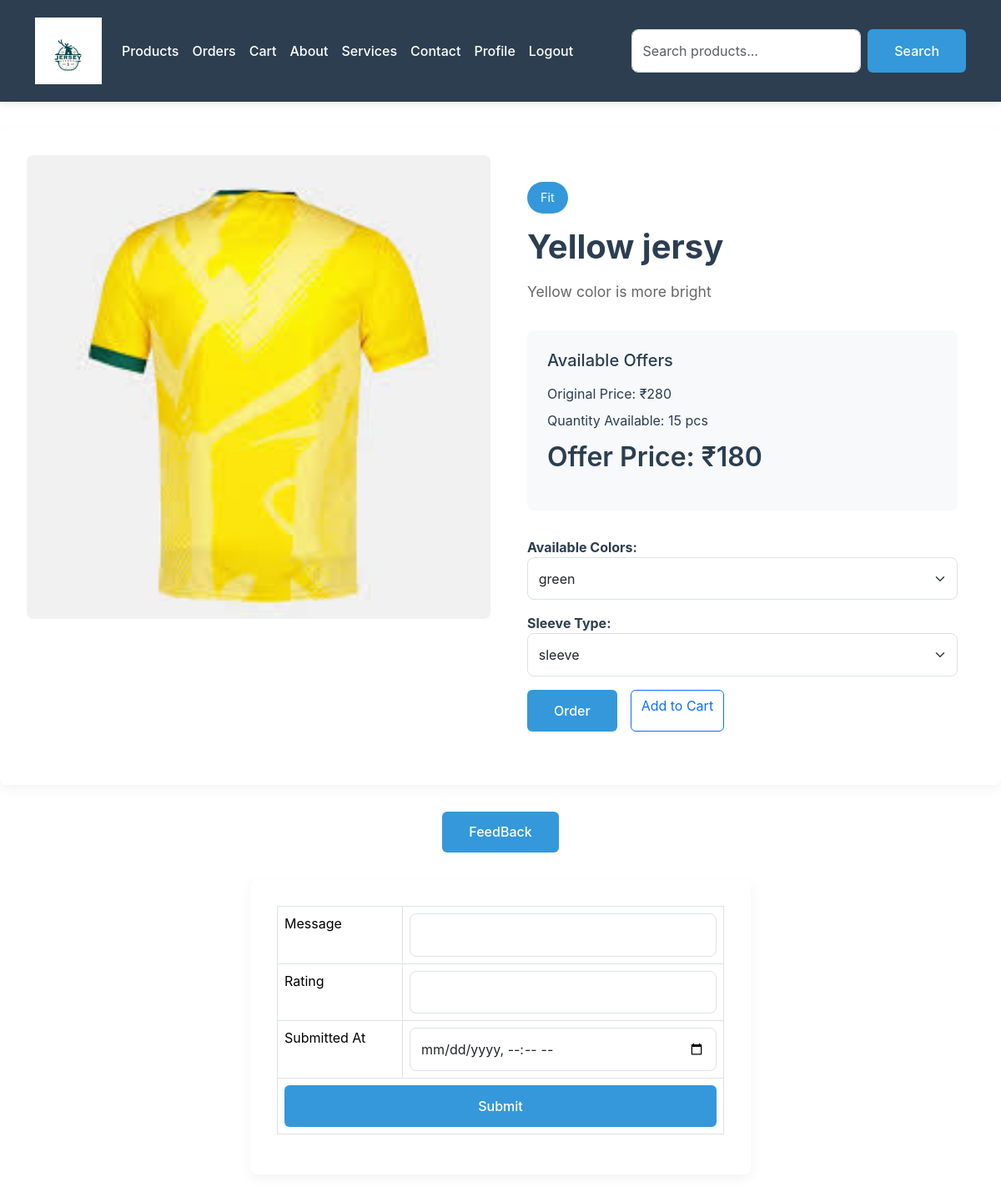
/prodetails/3, run on the app's committed database.
### app/models.py (models this page shows, shortened)
class Product(models.Model):
    shop = models.ForeignKey(Shopreg,on_delete=models.CASCADE)
    name = models.TextField()
    discription = models.TextField()
    price = models.IntegerField()
    category = models.ForeignKey(Category, on_delete=models.CASCADE)
    quantity = models.TextField()
    offerprice = models.IntegerField()
    image = models.FileField()

class Category(models.Model):
    name = models.TextField(unique=True)
    def __str__(self):
        return self.name

class ProductImage(models.Model):
    product = models.ForeignKey(Product, on_delete=models.CASCADE, related_name="images")
    color = models.CharField(max_length=50)
    sleeve_type = models.CharField(max_length=50)  # Added sleeve type
    image = models.FileField(upload_to="product_images/")

### app/views.py (the view, shortened to what this page needs)
# urls.py: path('prodetails/<int:id>',views.prodetails,name='prodetails'),
def prodetails(req, id):
    try:
        data = Product.objects.get(pk=id)
        product_images = [
            {"color": img.color, "sleeve_type": img.sleeve_type, "image": img.image.url}
            for img in data.images.all()
        ]
        print(product_images)
        colors = list(set([img["color"] for img in product_images]))
        sleeve_options = list(set([img["sleeve_type"] for img in product_images]))
        return render(req, 'user/prodetails.html', {
            'data': data,
            'colors': colors,
            'sleeve_options': sleeve_options,
            'product_images': product_images  # Pass as a proper JSON object
        })
    except Product.DoesNotExist:
        messages.error(req, "Product not found.")
        return redirect(userviewproduct)

### template/user/prodetails.html (shortened to what this page needs)
<!DOCTYPE html>
<html lang="en">
<head>
  <link href="https://cdn.jsdelivr.net/npm/bootstrap@5.3.3/dist/css/bootstrap.min.css" rel="stylesheet">
</head>
<body>
  <nav class="navbar navbar-expand-lg navbar-dark sticky-top">
    <div class="container">
      <a href="../userhome" class="navbar-brand">
        <img src="../static/attachment_117648875.jpg" alt="Fresh Cuts" width="80">
      </a>
      <div class="collapse navbar-collapse" id="mynavbar">
        <ul class="navbar-nav me-auto">
          <li class="nav-item"><a class="nav-link" href="../userviewproduct">Products</a></li>
          <li class="nav-item"><a class="nav-link" href="../orderdetails">Orders</a></li>
          <li class="nav-item"><a class="nav-link" href="../user_view_cart">Cart</a></li>
          <li class="nav-item"><a class="nav-link" href="../aboutus">About</a></li>
          <li class="nav-item"><a class="nav-link" href="../service">Services</a></li>
          <li class="nav-item"><a class="nav-link" href="../bookinghistory">Contact</a></li>
          <li class="nav-item"><a class="nav-link" href="../profile">Profile</a></li>
          <li class="nav-item"><a class="nav-link" href="../logout">Logout</a></li>
        </ul>
        <form class="d-flex" method="get" action="{% url 'product_search' %}">
          <input class="form-control me-2" type="text" name="query" placeholder="Search products...">
          <button class="btn btn-primary" type="submit">Search</button>
        </form>
      </div>
    </div>
  </nav>
  <div class="product-container">
    <div class="row">
      <div class="col-lg-6">
        <img id="productImage" src="{{ data.image.url }}" alt="{{ data.name }}" class="product-image">
    </div>
        <div class="col-lg-6 product-details">
            <span class="category-badge">{{data.category}}</span>
            <h1 class="product-title">{{data.name}}</h1>
            <p class="product-description">{{data.discription}}</p>
            <div class="offer-section">
              <h5 class="mb-3">Available Offers</h5>
              <p class="mb-2">Original Price: ₹{{data.price}}</p>
              <p class="mb-2">Quantity Available: {{data.quantity}} pcs</p>
              <div class="price-tag">Offer Price: ₹{{data.offerprice}}</div>
          </div>
          <div class="mb-3">
            <strong>Available Colors:</strong>
            <select id="selectedColor" class="form-select">
                {% for color in colors %}
                    <option value="{{ color }}">{{ color }}</option>
                {% endfor %}
            </select>
        </div>
        <div class="mb-3">
          <strong>Sleeve Type:</strong>
          <select id="selectedSleeve" class="form-select">
              {% for option in sleeve_options %}
                  <option value="{{ option }}">{{ option }}</option>
              {% endfor %}
          </select>
      </div>
          <div class="action-buttons">
              <a id="buyNowLink" href="../buynow1/{{data.pk}}" class="btn btn-primary">Order</a>
              <a id="addToCartLink" href="../addtocart/{{ data.pk }}" class="btn btn-outline-primary">Add to Cart</a>
          </div>
        </div>
    </div>
</div>
  <div class="text-center mb-4">
    <button class="btn btn-primary" onclick="toggleFeedbackForm()">FeedBack</button>
  </div>
  <div class="container feedback-form">
    <form action="" method="post" enctype="multipart/form-data">
      <table class="table table-bordered">
        <tr>
          <td><label for="message">Message</label></td>
          <td><input type="text" class="form-control" name="message" id="message" required></td>
        </tr>
        <tr>
          <td><label for="rating">Rating</label></td>
          <td><input type="number" class="form-control" name="rating" id="rating" required></td>
        </tr>
        <tr>
          <td><label for="submitted_at">Submitted At</label></td>
          <td><input type="datetime-local" class="form-control" name="submitted_at" id="submitted_at" required></td>
        </tr>
        <tr>
          <td colspan="2"><button class="btn btn-primary w-100" type="submit">Submit</button></td>
        </tr>
      </table>
    </form>
  </div>
</body>
</html>

### template/user/prodetails.html (style rules this page uses)
:root { --primary-color: #2c3e50; --accent-color: #3498db; --text-color: #2c3e50; --light-gray: #f8f9fa; --border-radius: 8px; }
body { font-family: 'Inter', sans-serif; color: var(--text-color); background-color: #fff; }
.navbar { background-color: var(--primary-color) !important; padding: 1rem; box-shadow: 0 2px 10px rgba(0,0,0,0.1); }
.navbar .nav-link { color: #fff !important; font-weight: 500; padding: 0.5rem 1rem; transition: all 0.3s ease; }
.product-container { max-width: 1400px; margin: 2rem auto; padding: 2rem; background-color: #fff; border-radius: var(--border-radius); box-shadow: 0 5px 15px rgba(0,0,0,0.05); }
.product-image { width: 100%; height: auto; border-radius: var(--border-radius); transition: transform 0.3s ease; }
.product-details { padding: 2rem; }
.category-badge { display: inline-block; padding: 0.5rem 1rem; background-color: var(--accent-color); color: white; border-radius: 20px; font-size: 0.9rem; margin-bottom: 1rem; }
.product-title { font-size: 2.5rem; font-weight: 700; margin-bottom: 1rem; color: var(--primary-color); }
.product-description { font-size: 1.1rem; line-height: 1.6; color: #666; margin-bottom: 2rem; }
.price-tag { font-size: 2rem; font-weight: 600; color: var(--primary-color); margin-bottom: 1rem; }
.offer-section { background-color: var(--light-gray); padding: 1.5rem; border-radius: var(--border-radius); margin-bottom: 2rem; }
.action-buttons { display: flex; gap: 1rem; }
.btn-primary { background-color: var(--accent-color); border: none; padding: 0.8rem 2rem; font-weight: 500; transition: all 0.3s ease; }
.feedback-form { max-width: 600px; margin: 2rem auto; padding: 2rem; background-color: white; border-radius: var(--border-radius); box-shadow: 0 5px 15px rgba(0,0,0,0.05); }
.form-control, .form-select { border: 1px solid #dee2e6; padding: 0.8rem; border-radius: var(--border-radius); transition: all 0.3s ease; }

### data on the page
Product: image (picture), category "Fit", name "Yellow jersy", discription "Yellow color is more bright", price "280", quantity "15", offerprice "180"
ProductImage: color "green"
ProductImage: sleeve_type "sleeve"
